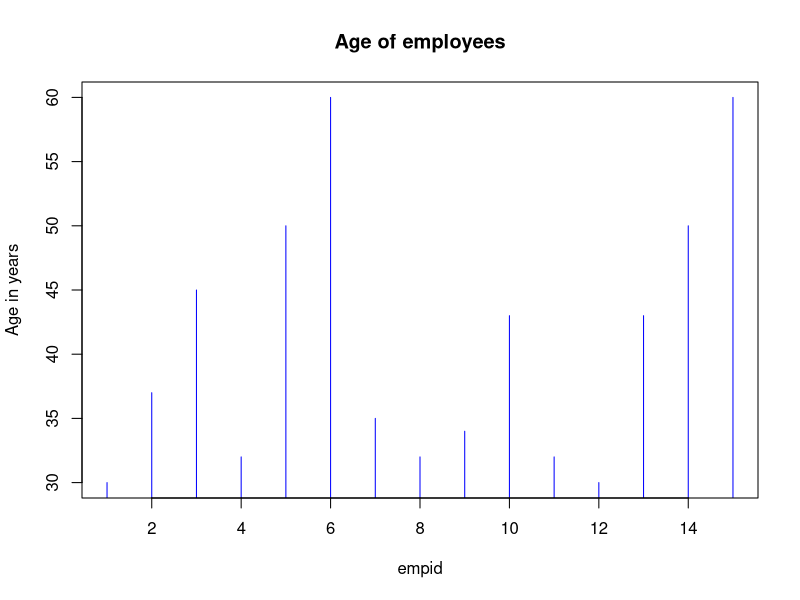
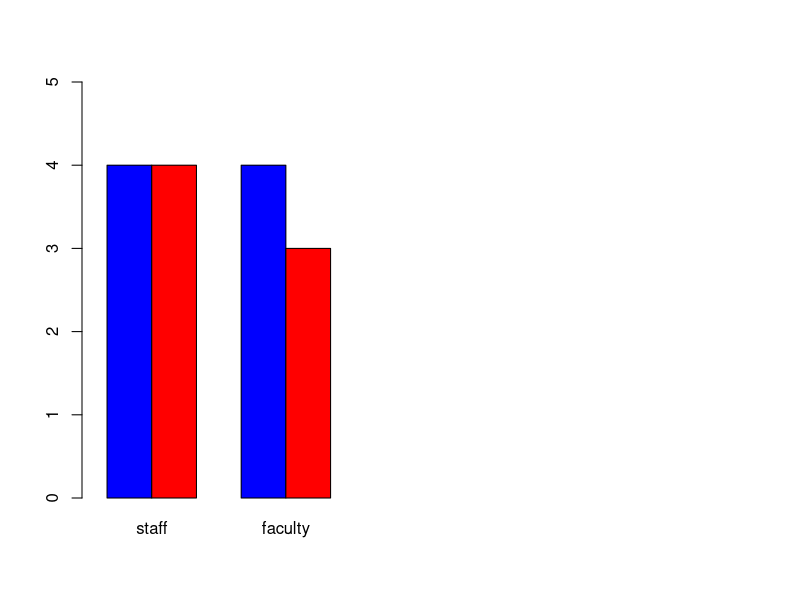

Write the R code that produced these figures, in order. (Note: this script raises an error after producing the figures.)
#creating empid vector
empid =c(1,2,3,4,5,6,7,8,9,10,11,12,13,14,15)
empid
age =c(30,37,45,32,50,60,35,32,34,43,32,30,43,50,60)
age
#creating vector gender
gender=c(0,1,0,1,1,1,0,0,1,0,0,1,1,0,0)
gender
#creating status vector
status=c(1,1,2,2,1,1,1,2,2,1,2,1,2,1,2)
status
#data frame(combing vectors)
empinfo=data.frame(empid,age,gender,status)
empinfo
#Labeling character to number
empinfo$gender=factor(empinfo$gender,labels=c("male","female"))
empinfo$gender
empinfo$status=factor(empinfo$status,labels=c("staff","faculty"))
empinfo$status
empinfo
#summary for empinfo data
summary(empinfo)
#extracting the male data
male=subset(empinfo,empinfo$gender=="male")
male
summary(male)
#Greaphical representation
plot(empinfo$age,type="h",main="Age of employees",xlab="empid",ylab="Age in years",col="blue")
plot
#creating one way table
table1=table(empinfo$gender)
table1
#creating two wat table
table2=table(empinfo$gender,empinfo$status)
barplot(table2,beside=T,xlim=c(1,15),ylim=c(0,5),col=c("blue","red"))
legend("topright",legend=rownames(table2),fill=c('blue','red'),byt="n")
boxplot(empinfo$age~empinfo$status,col=c("red","blue"))
